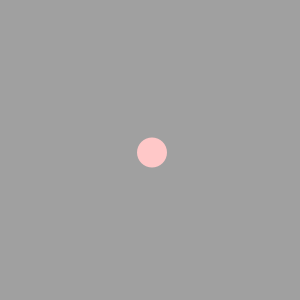
Frame 1 (no input)
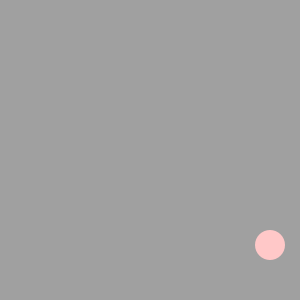
Frame 60 (the mouse pressed at the canvas centre just before this capture)
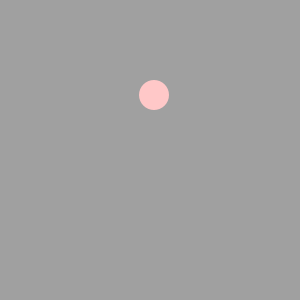
Frame 120 (the mouse held since frame 60 and released just before this capture)

The Processing sketch that drew these frames (run headless with seeded random() and noise(); from frame 60 on, the mouse is pressed at the canvas centre):

// Processing sketch: HelloProcessing
// ── HelloProcessing.pde
float x = 150; //Starting my circle in the center
float y = 150;
float xspeed = 2; //The speed I want it to move side to side
float yspeed = 2.5; //The speed I want it to move up and down, these two speeds need to be different so that
                    //the circle doesn't just bounce back and forth in a line.
int xdirection = 1; //Starting direction
int ydirection = 1;

void setup(){
  size(300, 300); //Changing the size of the window
}

void draw(){
  background(160); //Making my background gray
  noStroke(); //No stroke
  x = x + ( xspeed * xdirection ); //changing the location of the circle based on a bunch of variables
  y = y + ( yspeed * ydirection );
  if (x > width-30 || x < 30) { //If the circle touches the edge of the window, change direction
    xdirection *= -1;
  }
  if (y > height-30 || y < 30) { //If the circle touches the edge of the window, change direction
    ydirection *= -1;
  }
  fill(255, 200, 200); //Setting the circle color
  ellipse(x, y, 30, 30); //Setting the circle's size and location
  println("Hello world."); //Printing Hello World so that this is a proper intro to processing
}
